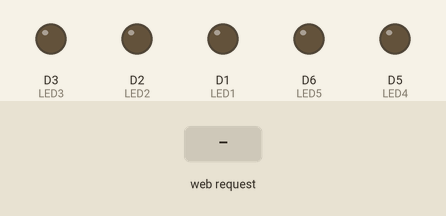
This sketch was run on a simulated ESP8266 (NodeMCU). On the bench: output pins drawn as LEDs (lit = HIGH). The test bench sets the inputs (shaded band). Storage starts empty; what the sketch prints to the serial monitor is not drawn.

Above: at 6.2 s.
6.3 s: HTTP request GET /mudarLED?led1=1 received
At 7.4 s:
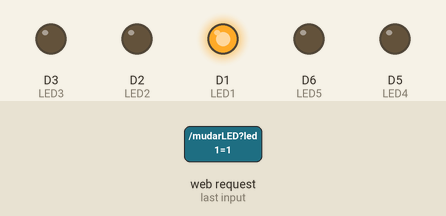
7.8 s: HTTP request GET /mudarLED?led2=1 received
At 8.5 s:
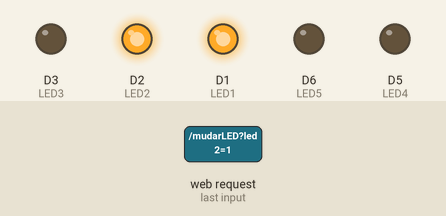
9.3 s: HTTP request GET /mudarLED?led1=0 received
At 9.7 s:
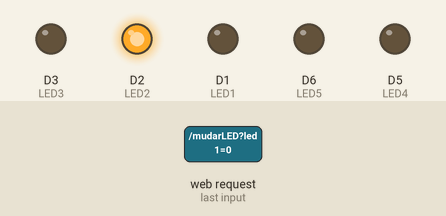
10.8 s: HTTP request GET /mudarLED?led3=1 received
At 12.0 s:
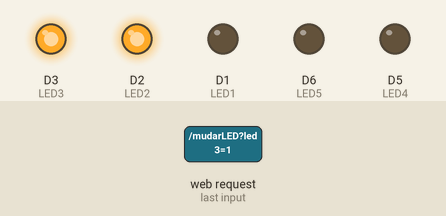
12.3 s: HTTP request GET /mudarLED?led2=0 received
At 13.2 s:
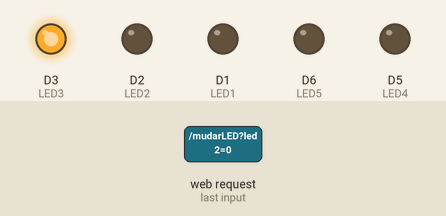
13.8 s: HTTP request GET /mudarLED?led1=1&led2=1&led3=1 received
At 14.3 s:
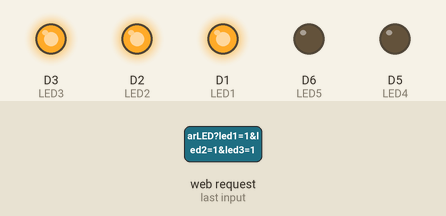
Timing chart, 0 to 16.3 s (numbered marks = the images above; inputs shaded):
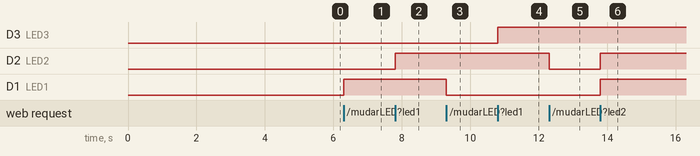

Measured:
- after the input at 6.3 s, D1 (LED1): LOW → HIGH at once
- after the input at 7.8 s, D2 (LED2): LOW → HIGH at once
- after the input at 9.3 s, D1 (LED1): HIGH → LOW at once
- after the input at 10.8 s, D3 (LED3): LOW → HIGH at once
- after the input at 12.3 s, D2 (LED2): HIGH → LOW at once
- after the input at 13.8 s, D2 (LED2), D1 (LED1): LOW → HIGH at once

The sketch:

ProjetoESP.ino
```cpp
#include <ESP8266WiFi.h>
#include <ESP8266WebServer.h>
#include <FS.h>

#define LED1 D1
#define LED2 D2
#define LED3 D3
#define LED4 D5
#define LED5 D6

const char *ssid = "ESP8266 Gustavo";
const char *password = "12345678";

ESP8266WebServer myServer(80);
IPAddress espIP(192, 168, 1, 1);

void handleRoot() {
  File dataFile = SPIFFS.open("/room.html", "r");

  myServer.streamFile(dataFile, "text/html");
  dataFile.close();
}

void handleLED(){

  //Serial.println("Recebi um request");
  if(myServer.hasArg("led1")){
    if(myServer.arg("led1") == "1"){
      digitalWrite(LED1,HIGH);
    }else{
      digitalWrite(LED1,LOW);
    }
  }

  if(myServer.hasArg("led2")){
    if(myServer.arg("led2") == "1"){
      digitalWrite(LED2,HIGH);
    }else{
      digitalWrite(LED2,LOW);
    }
  }

  if(myServer.hasArg("led3")){
    if(myServer.arg("led3") == "1"){
      digitalWrite(LED3,HIGH);
    }else{
      digitalWrite(LED3,LOW);
    }
  }

  if(myServer.hasArg("led4")){
    if(myServer.arg("led4") == "1"){
      digitalWrite(LED4,HIGH);
    }else{
      digitalWrite(LED4,LOW);
    }
  }

  if(myServer.hasArg("led5")){
    if(myServer.arg("led5") == "1"){
      digitalWrite(LED5,HIGH);
    }else{
      digitalWrite(LED5,LOW);
    }
  }

}

void setup() {

  delay(5000);

  Serial.begin(115200);
  Serial.println();
  Serial.print("Configurando o ponto de acesso...");

  //sistema de arquivo SPIFFS
  SPIFFS.begin();
  Serial.println("Sistema de arquivos SPIFFS inicializado");

  WiFi.mode(WIFI_AP);
  WiFi.softAPConfig(espIP, espIP, IPAddress(255, 255, 255, 0));
  WiFi.softAP(ssid, password);

  Serial.print("Endereço IP: ");
  Serial.println(espIP);

  myServer.on("/", handleRoot);
  myServer.on("/mudarLED",handleLED);
  myServer.onNotFound(handleRoot);

  myServer.begin();

  pinMode(LED1,OUTPUT);
  pinMode(LED2,OUTPUT);
  pinMode(LED3,OUTPUT);
  pinMode(LED4,OUTPUT);
  pinMode(LED5,OUTPUT);

  digitalWrite(LED1,LOW);
  digitalWrite(LED2,LOW);
  digitalWrite(LED3,LOW);
  digitalWrite(LED4,LOW);
  digitalWrite(LED5,LOW);

  Serial.println("Servidor HTTP iniciado");
}

void loop() {
  myServer.handleClient();
}
```
